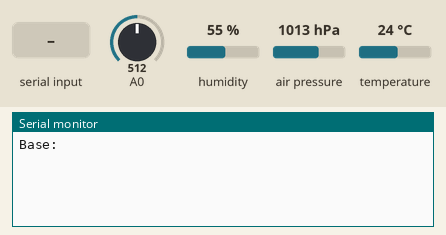
Recording of a program running on a simulated ESP8266 (NodeMCU). On the bench: the last lines printed to the serial monitor. Inputs (shaded band) come from the test bench; at power-on: A0 = 512, humidity 55 %, air pressure 1013 hPa, temperature 24 °C. WiFi joins after 1.5 s; servers stay silent unless stated; random numbers use the default seed unless the program sets one; no MQTT or app messages arrive unless stated.

Above: at 0.8 s.
0.9 s: "1\n" received over Serial
At 1.4 s:
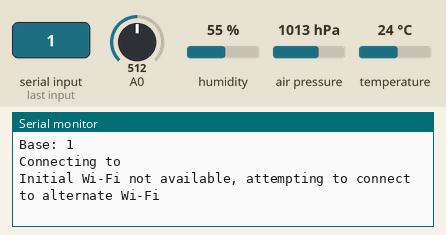
At 3.7 s:
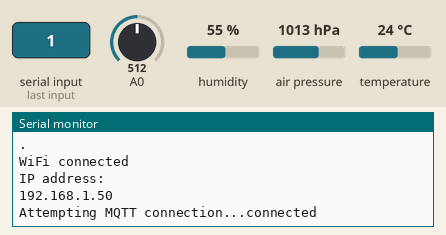

The program:

main.cpp
```cpp
#include <iostream>
#include <cstring>
#include <Arduino.h>
#include <DetailsUser.h> // Include DetailsUser.h file for End User input
#include <Wificonnect.h>// Include Wifi.h file for connection to the Wifi
#include <MY_BME.h> // Include setup for BME SENSOR
#include <My_Mqtt.h> // include mqtt connect file
#include <Pub_myMqtt.h> // include publish sensor data over mqtt


void setup()
{
  Serial.begin(115200);
  Details_user();
  // Setup the wifi
  setup_wifi();
  // setup bme280
  setupBME280();
  // setup the mqtt server and callback
  client.setServer(mqttBroker, mqttPort);
  client.setCallback(callback);
}

void loop()
{
  // Listen for mqtt message and reconnect if disconnected
  if (!client.connected())
  {
    reconnect();

  }
  client.loop();

  // publish BME280 sensor readings periodically
  pub_data();
}
```

DetailsUser.h
```cpp
#include <Arduino.h>

// Including Guards
#ifndef DetailsUser
#define DetailsUser

void Details_user();


/// Global variables  @brief
//declaring the existence of the variable but haven’t brought in actual existence by defining it,
extern const char *ssid;      // For storing WIFI name
extern const char *password;  // For Storing WIFI password
extern const char *mqttBroker;// For Storing MqttBroker
extern String options;       //For storing End User's input

#endif
```

MY_BME.h
```cpp
#include <Adafruit_Sensor.h>
#include <Adafruit_BME280.h>
#include <Arduino.h>

#ifndef MY_BME
#define MY_BME

extern Adafruit_BME280 bme; // I2C

void setupBME280();
#endif
```

My_Mqtt.h
```cpp
#include <Arduino.h>
#include <ESP8266WiFi.h>
#include <PubSubClient.h>
#include <ArduinoJson.h>

// Including Guards
 #ifndef My_Mqtt
 #define My_Mqtt
extern const int mqttPort;
// MQTT topics
extern const char *publishTopic ;
extern const char *subscribeTopic;

//Declare an instance of  PubSubClient which will act as my interface to my MQTT broker.
extern WiFiClient espClient;
extern PubSubClient client;
void callback(char *topic, byte *payload, unsigned int length);
void reconnect();
#endif
```

Pub_myMqtt.h
```cpp
#include <ArduinoJson.h>
#include <PubSubClient.h>
#include <My_Mqtt.h> // include mqtt connect file

 #ifndef Pub_myMqtt
 #define Pub_myMqtt
//have set the read cycle time to 3000ms or 3 seconds
//which means that read from BME 280 sensor values every 3 seconds and publish it to our MQTT broker
extern unsigned long lastMsg;
extern const int READ_CYCLE_TIME;


void pub_data();
#endif
```

Wificonnect.h
```cpp
#include <DetailsUser.h> // Include DetailsUser.h file for End User input
#include <Arduino.h>
#include <ESP8266WiFi.h>

 #ifndef Wificonnect
 #define Wificonnect
// Function Connect to Wifi
void setup_wifi();
#endif
```

DetailsUser.cpp
```cpp
#include <Arduino.h>
#include <DetailsUser.h> // Include DetailsUser.h file for End User input


const char *ssid;      // For storing WIFI name
const char *password;  // For Storing WIFI password
const char *mqttBroker;// For Storing MqttBroker
String options;       //For storing End User's input


//Function for read end user input
static void serial_read(){
  Serial.print("Base: ");
  while (options.length() == 0){
  options = Serial.readStringUntil('\n');
  Serial.println(options);
  }

}
//Function for  serial printing
static void serial_printdetails(){
  Serial.println("-------------------------");
  Serial.print("YOUR WIFI NAME:");
  Serial.println(ssid);
  Serial.print("YOUR Pass:");
  Serial.println(password);
  Serial.print("YOUR Broker IP:");
  Serial.println(mqttBroker);
  Serial.println("");
}

//Function for untilising end user details
void Details_user()
{
  String opt_1 =  "WIFI";
  String opt_2 = "PHONE";

  serial_read();
  int result_1 = options.compareTo(opt_1);
  int result_2 = options.compareTo(opt_2);

  if (result_1 == 0 ){
    Serial.println("Using WI-FI");
    ssid = "SKYRCAXI";
    password = "ZgjBBKazUi1k";
    mqttBroker = "192.168.0.19";
    serial_printdetails();
  }
  if(result_2 == 0){
    Serial.println("Using Andriod");
    ssid = "Ope";
    password = "Turd1996";
    mqttBroker = "192.168.43.110";
    serial_printdetails();
  }
  delay(100);
}
```

MY_BME.cpp
```cpp
#include <Adafruit_Sensor.h>
#include <Adafruit_BME280.h>
#include <Arduino.h>
#include <MY_BME.h> // Include setup for BME SENSOR

Adafruit_BME280 bme; // I2C

void setupBME280()
{
  unsigned status;

  // default settings
  status = bme.begin(0x76);
  // You can also pass in a Wire library object like &Wire2
  // status = bme.begin(0x76, &Wire2)
  if (!status)
  {
    Serial.println("Could not find a valid BME280 sensor, check wiring, address, sensor ID!");
    Serial.print("SensorID was: 0x");
    Serial.println(bme.sensorID(), 16);
    Serial.print("        ID of 0xFF probably means a bad address, a BMP 180 or BMP 085\n");
    Serial.print("   ID of 0x56-0x58 represents a BMP 280,\n");
    Serial.print("        ID of 0x60 represents a BME 280.\n");
    Serial.print("        ID of 0x61 represents a BME 680.\n");
    while (1)
      delay(10);
  }
}
```

My_Mqtt.cpp
```cpp
#include <Arduino.h>
#include <ESP8266WiFi.h>
#include <PubSubClient.h>
#include <Adafruit_Sensor.h>
#include <ArduinoJson.h>
#include <My_Mqtt.h> // include mqtt connect file


const int mqttPort = 1883;
// MQTT topics
const char *publishTopic = "sensorReadings";
const char *subscribeTopic = "sampletopic";

//Declare an instance of  PubSubClient which will act as my interface to my MQTT broker.
WiFiClient espClient;
PubSubClient client(espClient);


// Callback function whenever an MQTT message is received
void callback(char *topic, byte *payload, unsigned int length)
{
  Serial.print("Message arrived [");
  Serial.print(topic);
  Serial.print("] ");
  String message;
  for (int i = 0; i < length; i++)
  {
    Serial.print(message += (char)payload[i]);
  }
  Serial.println();
}

void reconnect()
{
  // Loop until we're reconnected
  while (!client.connected())
  {
    Serial.print("Attempting MQTT connection...");

    // Create a random client ID
    String clientId = "ESP32Client-";
    clientId += String(random(0xffff), HEX);

    // Attempt to connect
    if (client.connect(clientId.c_str()))
    {
      Serial.println("connected");

    }
    else
    {
      Serial.print("failed, rc=");
      Serial.print(client.state());
      Serial.println(" try again in 5 seconds");
      // Wait 5 seconds before retrying
      delay(5000);
    }
  }
}
```

Pub_myMqtt.cpp
```cpp
#include <ArduinoJson.h>
#include <PubSubClient.h>
#include <My_Mqtt.h> // include mqtt connect file
#include <MY_BME.h> // Include setup for BME SENSOR


//have set the read cycle time to 3000ms or 3 seconds
//which means that read from BME 280 sensor values every 3 seconds and publish it to our MQTT broker
unsigned long lastMsg = 0;
const int READ_CYCLE_TIME = 3000;


void pub_data()
{
     // publish BME280 sensor readings periodically
  unsigned long now = millis();
  if (now - lastMsg > READ_CYCLE_TIME)
  {
    lastMsg = now;

    //  Publish MQTT messages
    char buffer[256];
    StaticJsonDocument<96> doc;
    doc["temperature"] = bme.readTemperature();
    doc["humidity"] = bme.readHumidity();
    doc["pressure"] = bme.readPressure() / 100.0F;
    doc["Light"] = analogRead(A0);
    size_t n = serializeJson(doc, buffer);
    client.publish(publishTopic, buffer, n);
  }
}
```

Wificonnect.cpp
```cpp
#include <DetailsUser.h> // Include DetailsUser.h file for End User input
#include <Arduino.h>
#include <ESP8266WiFi.h>
// Function Connect to Wifi
void setup_wifi()
{
  delay(10);
  Serial.println();
  Serial.print("Connecting to ");
  Serial.println(ssid);

  WiFi.mode(WIFI_STA);
  WiFi.begin(ssid, password);

  while (WiFi.status() != WL_CONNECTED)
  {

    Serial.println("Initial Wi-Fi not available, attempting to connect to alternate Wi-Fi");
    delay(500);
    Serial.print(".");
  }

  randomSeed(micros());

  Serial.println("");
  Serial.println("WiFi connected");
  Serial.println("IP address: ");
  Serial.println(WiFi.localIP());
}
```

Measured:
- after the input at 0.9 s, the serial monitor: prints a new line at once (image 1)
